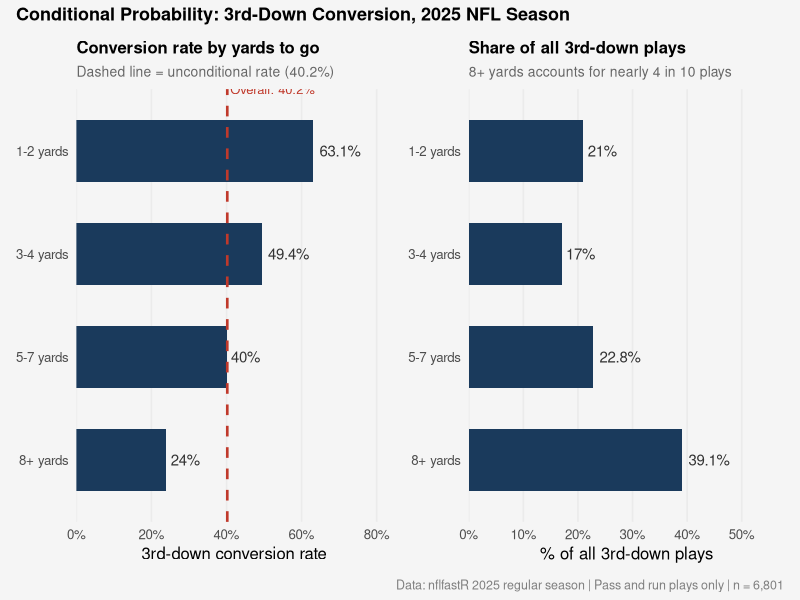

The R script that drew this image:
# ============================================================
# create_stats_post9_visuals.R
# Statistics Series -- Post 9: Conditional Probability
# Output: stats_posts/output/plots/stats_post9_conditional_probability.png
# Style: navy bars, red reference line (unconditional rate)
# ============================================================

library(ggplot2)
library(dplyr)

# ---- CONFIGURATION -----------------------------------------
OUTPUT_DIR  <- "stats_posts/output/plots"
FILE_PREFIX <- "stats_post9_"
DPI         <- 300
NAVY        <- "#1a3a5c"
RED         <- "#c0392b"
LIGHT_GRAY  <- "#f5f5f5"

dir.create(OUTPUT_DIR, recursive = TRUE, showWarnings = FALSE)

# ---- DATA (sourced from demo console output) ----------------
UNCONDITIONAL_RATE <- 40.2

conditional <- data.frame(
  bucket = factor(
    c("1-2 yards", "3-4 yards", "5-7 yards", "8+ yards"),
    levels = c("8+ yards", "5-7 yards", "3-4 yards", "1-2 yards")  # bottom-to-top render
  ),
  rate         = c(63.1, 49.4, 40.0, 24.0),
  n_plays      = c(1430, 1157, 1553, 2661),
  pct_of_total = c(21.0, 17.0, 22.8, 39.1)
)

# ---- PANEL 1: Conversion rate by distance ------------------
p1 <- ggplot(conditional, aes(x = rate, y = bucket)) +
  geom_col(fill = NAVY, width = 0.6) +
  geom_vline(
    xintercept = UNCONDITIONAL_RATE,
    color      = RED,
    linewidth  = 0.9,
    linetype   = "dashed"
  ) +
  geom_text(
    aes(label = paste0(rate, "%")),
    hjust  = -0.15,
    size   = 3.8,
    color  = "gray20"
  ) +
  annotate(
    "text",
    x      = UNCONDITIONAL_RATE + 0.8,
    y      = 4.6,
    label  = paste0("Overall: ", UNCONDITIONAL_RATE, "%"),
    color  = RED,
    size   = 3.3,
    hjust  = 0
  ) +
  scale_x_continuous(
    limits = c(0, 80),
    expand = expansion(mult = c(0, 0.05)),
    labels = function(x) paste0(x, "%")
  ) +
  labs(
    title    = "Conversion rate by yards to go",
    subtitle = "Dashed line = unconditional rate (40.2%)",
    x        = "3rd-down conversion rate",
    y        = NULL
  ) +
  theme_minimal(base_size = 12) +
  theme(
    plot.title         = element_text(face = "bold", size = 12),
    plot.subtitle      = element_text(size = 10, color = "gray40"),
    panel.grid.major.y = element_blank(),
    panel.grid.minor   = element_blank(),
    plot.background    = element_rect(fill = LIGHT_GRAY, color = NA),
    panel.background   = element_rect(fill = LIGHT_GRAY, color = NA)
  )

# ---- PANEL 2: Share of 3rd downs by distance ---------------
p2 <- ggplot(conditional, aes(x = pct_of_total, y = bucket)) +
  geom_col(fill = NAVY, width = 0.6) +
  geom_text(
    aes(label = paste0(pct_of_total, "%")),
    hjust  = -0.15,
    size   = 3.8,
    color  = "gray20"
  ) +
  scale_x_continuous(
    limits = c(0, 55),
    expand = expansion(mult = c(0, 0.05)),
    labels = function(x) paste0(x, "%")
  ) +
  labs(
    title    = "Share of all 3rd-down plays",
    subtitle = "8+ yards accounts for nearly 4 in 10 plays",
    x        = "% of all 3rd-down plays",
    y        = NULL
  ) +
  theme_minimal(base_size = 12) +
  theme(
    plot.title         = element_text(face = "bold", size = 12),
    plot.subtitle      = element_text(size = 10, color = "gray40"),
    panel.grid.major.y = element_blank(),
    panel.grid.minor   = element_blank(),
    plot.background    = element_rect(fill = LIGHT_GRAY, color = NA),
    panel.background   = element_rect(fill = LIGHT_GRAY, color = NA)
  )

# ---- COMBINE AND SAVE --------------------------------------
if (requireNamespace("patchwork", quietly = TRUE)) {
  library(patchwork)

  combined <- p1 + p2 +
    plot_annotation(
      title   = "Conditional Probability: 3rd-Down Conversion, 2025 NFL Season",
      caption = "Data: nflfastR 2025 regular season | Pass and run plays only | n = 6,801",
      theme   = theme(
        plot.title      = element_text(face = "bold", size = 13, hjust = 0),
        plot.caption    = element_text(size = 9, color = "gray50"),
        plot.background = element_rect(fill = LIGHT_GRAY, color = NA)
      )
    )

  out_path <- file.path(OUTPUT_DIR, paste0(FILE_PREFIX, "conditional_probability.png"))
  ggsave(out_path, combined, width = 11, height = 5, dpi = DPI, bg = LIGHT_GRAY)
  cat("Saved:", out_path, "\n")

} else {
  message("patchwork not installed -- saving panels separately.")
  message("Install with: install.packages('patchwork')")

  p1_path <- file.path(OUTPUT_DIR, paste0(FILE_PREFIX, "panel1_conversion_rate.png"))
  p2_path <- file.path(OUTPUT_DIR, paste0(FILE_PREFIX, "panel2_distribution.png"))
  ggsave(p1_path, p1, width = 6, height = 5, dpi = DPI, bg = LIGHT_GRAY)
  ggsave(p2_path, p2, width = 6, height = 5, dpi = DPI, bg = LIGHT_GRAY)
  cat("Saved panel 1:", p1_path, "\n")
  cat("Saved panel 2:", p2_path, "\n")
}

# ---- CONSOLE SUMMARY ---------------------------------------
cat("\n--- POST 9 VISUAL SUMMARY ---\n")
cat("Panel 1: Conversion rate by yards to go (navy bars, red dashed reference)\n")
cat("Panel 2: Share of 3rd-down plays by distance bucket (navy bars)\n")
cat("\nKey figures:\n")
cat("  Unconditional rate:  40.2%\n")
cat("  1-2 yards:  63.1%  (21.0% of plays)\n")
cat("  3-4 yards:  49.4%  (17.0% of plays)\n")
cat("  5-7 yards:  40.0%  (22.8% of plays)\n")
cat("  8+ yards:   24.0%  (39.1% of plays)\n")
cat("  Total plays: 6,801 | Season: 2025 REG\n")
